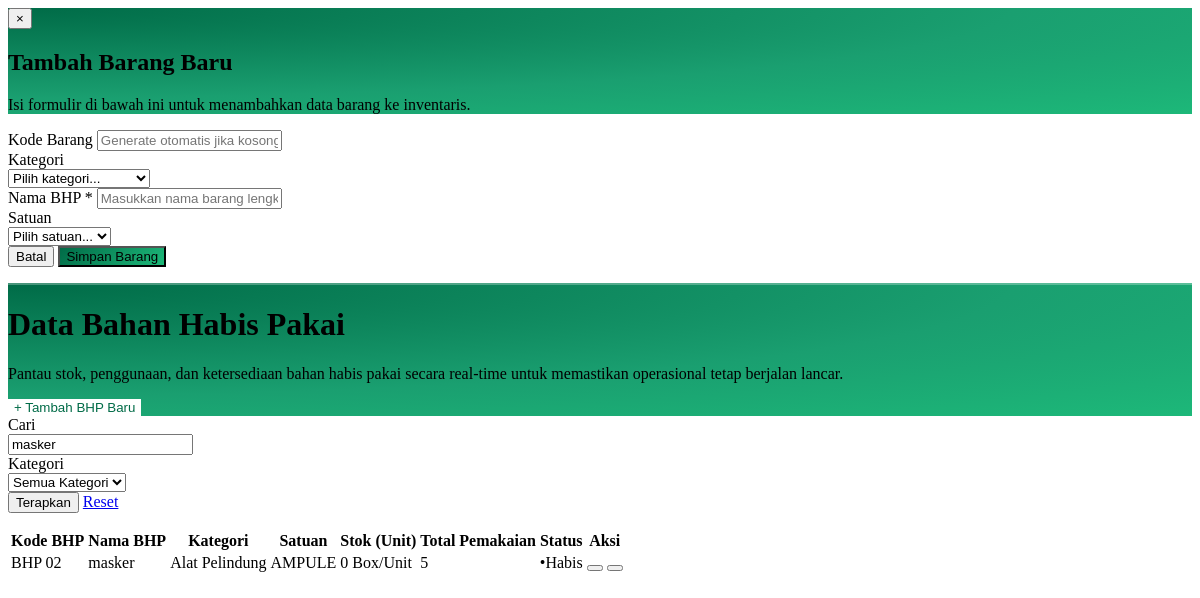
/dokter/contents/data_bhp.php?keyword=masker, run on the app's committed database.
### tables this page shows
CREATE TABLE `bhp` (
  `id_bhp` int UNSIGNED NOT NULL,
  `Kode_bhp` varchar(20) DEFAULT NULL,
  `Nama_bhp` varchar(100) NOT NULL,
  `Jumlah` int DEFAULT '0',
  `isi_per_stok` int NOT NULL DEFAULT '1',
  `Pemakaian` int NOT NULL DEFAULT '0',
  `id_kategori` int UNSIGNED DEFAULT NULL,
  `id_satuan` int UNSIGNED DEFAULT NULL
);

CREATE TABLE `kategori_bhp` (
  `id_kategori` int UNSIGNED NOT NULL,
  `Kode_kategori` varchar(20) DEFAULT NULL,
  `Nama_kategori` varchar(50) NOT NULL
);

CREATE TABLE `satuan_bhp` (
  `id_satuan` int UNSIGNED NOT NULL,
  `Nama_satuan` varchar(30) NOT NULL
);

### dokter/contents/data_bhp.php (the view, shortened to what the rows shown need)
<?php
$mgr       = new BhpManager();
$p      = max(1, (int)($_GET['p'] ?? 1));
$limit  = 10;
$offset = ($p - 1) * $limit;
$filter    = [
  'keyword'     => $_GET['keyword']     ?? '',
  'id_kategori' => $_GET['id_kategori'] ?? '',
  'limit'       => $limit,
  'offset'      => $offset
];
$bhpList      = $mgr->getAllBhp($filter);
$kategoriList = $mgr->getAllKategori();
if (!function_exists('stokStatus')) {
  function stokStatus(int $jumlah, int $Pemakaian): array
  {
    if ($jumlah <= 0)            return ['label' => 'Habis',   'cls' => 'text-red-600',   'dot' => 'text-red-500'];
    return                               ['label' => 'Aman',   'cls' => 'text-emerald-600', 'dot' => 'text-emerald-500'];
  }
}
?>
<div id="modalBhp"
  class="hidden fixed inset-0 z-[9999] items-center justify-center p-4"
  style="background:rgba(15,23,42,0.45);backdrop-filter:blur(4px);"
  onclick="if(event.target===this)closeBhpModal()">
  <div class="relative w-full max-w-2xl rounded-2xl overflow-hidden shadow-2xl"
    style="background:#fff;animation:bhpModalIn2 .25s cubic-bezier(.34,1.56,.64,1) both;">
    <div class="relative px-7 pt-6 pb-5"
      style="background:radial-gradient(ellipse at 0% 0%,#006B47 0%,#1A9F70 60%,#1DB879 100%);">
      <h2 class="font-bold text-white text-xl leading-tight" id="bhpModalTitle">Tambah Barang Baru</h2>
    </div>
  </div>
</div>
<div class="w-full p-4 sm:p-6 lg:p-8">
  <div class="max-w-[1400px] mx-auto space-y-6 w-full">
    <div class="relative w-full rounded-2xl overflow-hidden mb-2"
      style="background:radial-gradient(ellipse at 0% 0%,#006B47 0%,#1A9F70 60%,#1DB879 100%);">
      <div class="relative z-10 flex flex-col sm:flex-row items-start sm:items-center justify-between gap-6 px-6 py-6 sm:px-8 sm:py-7">
        <div class="flex items-center gap-4 sm:gap-5 min-w-0">
          <div class="flex flex-col gap-1 min-w-0">
            <h1 class="font-display font-bold text-white text-xl sm:text-2xl lg:text-3xl leading-tight">Data Bahan Habis Pakai</h1>
          </div>
        </div>
      </div>
    </div>
    <div class="bg-white border border-slate-200 rounded-2xl shadow-sm flex flex-col">
      <form method="GET" action="" class="p-5 sm:p-6 border-b border-slate-100 flex flex-col xl:flex-row gap-4 items-end bg-white rounded-t-2xl relative z-10">
        <div class="w-full xl:w-[40%] flex flex-col gap-1.5">
          <div class="relative">
            <input type="text" name="keyword" value="<?php echo htmlspecialchars($filter['keyword']); ?>"
              placeholder="Cari nama BHP, kode..."
              class="w-full h-11 pl-10 pr-4 bg-white border border-slate-200 rounded-xl text-sm focus:ring-2 focus:ring-brand-500/20 focus:border-brand-500 outline-none transition-all placeholder:text-slate-400 font-medium text-slate-700 shadow-sm hover:border-slate-300">
          </div>
        </div>
      </form>
      <div class="overflow-x-auto w-full relative z-0">
        <table class="w-full text-left whitespace-nowrap">
          <thead>
            <tr class="bg-white text-[11px] uppercase tracking-wider text-slate-400 border-b border-slate-200 font-bold">
              <th class="py-4 px-6">Kode BHP</th>
              <th class="py-4 px-6">Nama BHP</th>
              <th class="py-4 px-6">Kategori</th>
              <th class="py-4 px-6">Satuan</th>
              <th class="py-4 px-6">Stok (Unit)</th>
              <th class="py-4 px-6">Total Pemakaian</th>
              <th class="py-4 px-6">Status</th>
              <th class="py-4 px-6 text-right">Aksi</th>
            </tr>
          </thead>
          <tbody class="text-[13px] font-plex divide-y divide-slate-100 text-slate-600">
            <?php if (empty($bhpList)): ?>
              <tr>
                <td colspan="8" class="px-6 py-14 text-center text-slate-400">
                  <i class="fas fa-box-open text-4xl mb-3 opacity-30 block"></i>
                  <?php echo ($filter['keyword'] || $filter['id_kategori'])
                    ? 'Tidak ada BHP yang cocok dengan filter.'
                    : 'Belum ada data BHP. Klik "+ Tambah BHP Baru" untuk memulai.'; ?>
                </td>
              </tr>
            <?php else: ?>
              <?php
              $katColors = [
                ['bg' => 'bg-emerald-100/50', 'text' => 'text-emerald-600', 'border' => 'border-emerald-100/50'],
                ['bg' => 'bg-amber-100/50',  'text' => 'text-amber-600',  'border' => 'border-amber-100/50'],
                ['bg' => 'bg-blue-100/50',   'text' => 'text-blue-600',   'border' => 'border-blue-100/50'],
                ['bg' => 'bg-purple-100/50', 'text' => 'text-purple-600', 'border' => 'border-purple-100/50'],
                ['bg' => 'bg-rose-100/50',   'text' => 'text-rose-600',   'border' => 'border-rose-100/50'],
              ];
              $katColorMap = [];
              foreach ($kategoriList as $idx => $k) $katColorMap[$k['id_kategori']] = $katColors[$idx % count($katColors)];
              foreach ($bhpList as $bhp):
                $status = stokStatus((int)$bhp['Jumlah'], (int)$bhp['Pemakaian']);
                $col    = $katColorMap[$bhp['id_kategori']] ?? $katColors[0];
              ?>
                <tr class="hover:bg-slate-50/50 transition-colors group bg-white" id="bhp-row-<?php echo $bhp['id_bhp']; ?>">
                  <td class="py-5 px-6 font-semibold text-slate-700"><?php echo htmlspecialchars($bhp['Kode_bhp'] ?? '-'); ?></td>
                  <td class="py-5 px-6 font-semibold text-slate-800"><?php echo htmlspecialchars($bhp['Nama_bhp']); ?></td>
                  <td class="py-5 px-6">
                    <?php if ($bhp['Nama_kategori']): ?>
                      <span class="inline-flex items-center px-3 py-1.5 rounded-md text-[11px] font-bold <?php echo $col['bg'] . ' ' . $col['text'] . ' border ' . $col['border']; ?>">
                        <?php echo htmlspecialchars($bhp['Nama_kategori']); ?>
                      </span>
                    <?php else: ?>
                      <span class="text-slate-300 text-xs">—</span>
                    <?php endif; ?>
                  </td>
                  <td class="py-5 px-6 font-medium text-slate-600"><?php echo $bhp['Nama_satuan'] ? htmlspecialchars($bhp['Nama_satuan']) : '—'; ?></td>
                  <td class="py-5 px-6 font-medium text-slate-600">
                    <span class="font-bold text-slate-700 text-sm"><?php echo number_format((int)$bhp['Jumlah']); ?></span>
                    <span class="text-xs ml-1">Box/Unit</span>
                  </td>
                  <td class="py-5 px-6 font-medium text-slate-500">
                    <div class="font-bold text-emerald-600 text-sm"><?php echo number_format((int)$bhp['Pemakaian']); ?></div>
                  </td>
                  <td class="py-5 px-6">
                    <span class="<?php echo $status['cls']; ?> font-bold text-[11px] tracking-widest uppercase">
                      <span class="<?php echo $status['dot']; ?> mr-1.5 text-[14px] leading-none tracking-normal">&bull;</span><?php echo $status['label']; ?>
                    </span>
                  </td>
                  <td class="py-5 px-6 text-right">
                    <div class="flex items-center justify-end gap-2">
                      <button onclick="editBhp(<?php echo htmlspecialchars(json_encode($bhp), ENT_QUOTES); ?>)"
                        class="text-blue-600 hover:text-blue-800 hover:bg-blue-50 w-8 h-8 flex items-center justify-center rounded-lg transition-colors border border-blue-100/50 bg-white shadow-sm" title="Edit">
                      </button>
                      <button onclick="deleteBhp(<?php echo $bhp['id_bhp']; ?>, '<?php echo htmlspecialchars($bhp['Nama_bhp'], ENT_QUOTES); ?>')"
                        class="text-red-500 hover:text-red-700 hover:bg-red-50 w-8 h-8 flex items-center justify-center rounded-lg transition-colors border border-red-100/50 bg-white shadow-sm" title="Hapus">
                      </button>
                    </div>
                  </td>
                </tr>
              <?php endforeach; ?>
            <?php endif; ?>
          </tbody>
        </table>
      </div>
    </div>
  </div>
</div>

### data on the page
bhp: keyword "masker", Kode_bhp "BHP 02", Nama_bhp "masker", id_kategori.Nama_kategori "Alat Pelindung", id_satuan.Nama_satuan "AMPULE", Jumlah "0", Pemakaian "5", Jumlah+Pemakaian "Habis"
